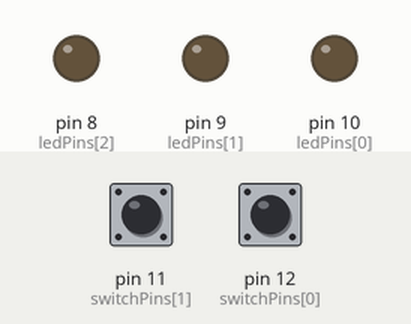
The sketch below on a simulated Arduino Uno, built with avr-gcc and run on an emulated ATmega328P. On the bench: output pins drawn as LEDs (lit = HIGH). Inputs (shaded band) come from the test bench; at power-on: pin 12 (switchPins[0]) LOW, pin 11 (switchPins[1]) LOW.

Above: at 1.2 s.
1.3 s: pin 12 (switchPins[0]) pulled HIGH for 0.15 s
At 1.6 s:
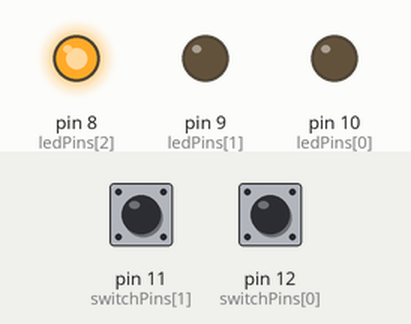
2.9 s: pin 12 (switchPins[0]) pulled HIGH for 1 s
At 4.1 s:
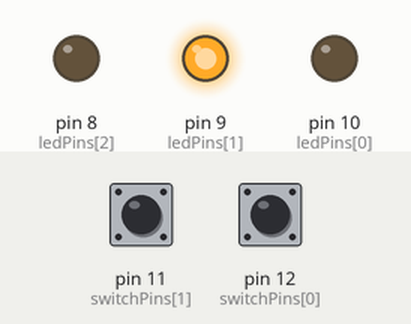
5.4 s: pin 12 (switchPins[0]) pulled HIGH for 0.15 s
At 5.9 s:
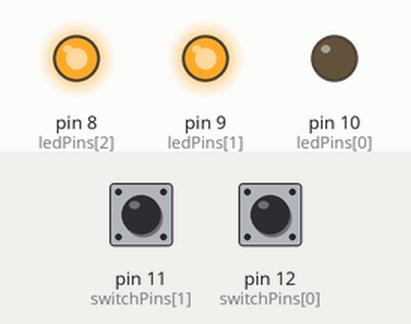
7.0 s: pin 12 (switchPins[0]) pulled HIGH for 3.2 s
At 8.3 s:
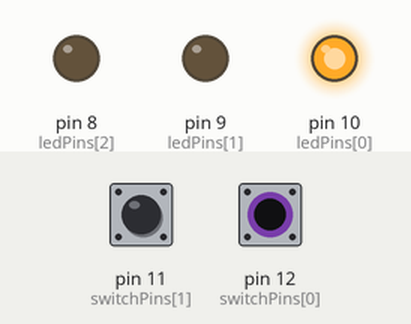
11.7 s: pin 12 (switchPins[0]) pulled HIGH for 0.15 s
At 12.9 s:
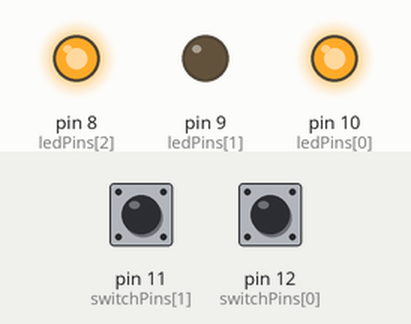
13.3 s: pin 12 (switchPins[0]) pulled HIGH for 1 s
At 14.3 s:
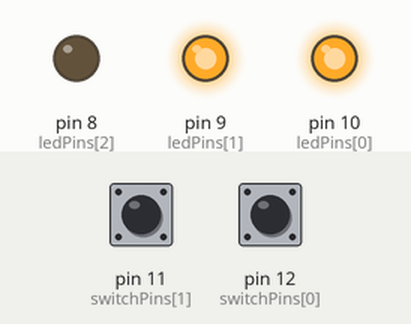
Timing chart, 0 to 16.3 s (numbered marks = the images above; inputs shaded):
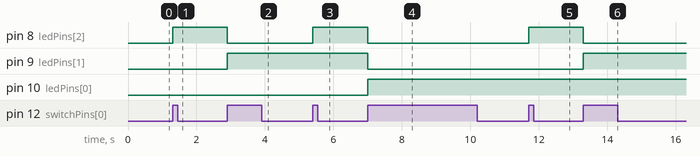

Measured:
- after the input at 1.3 s, pin 8 (ledPins[2]): LOW → HIGH at once
- after the input at 2.9 s, pin 8 (ledPins[2]): HIGH → LOW at once; pin 9 (ledPins[1]): LOW → HIGH at once
- after the input at 5.4 s, pin 8 (ledPins[2]): LOW → HIGH at once
- after the input at 7.0 s, pin 8 (ledPins[2]), pin 9 (ledPins[1]): HIGH → LOW at once; pin 10 (ledPins[0]): LOW → HIGH at once
- after the input at 11.7 s, pin 8 (ledPins[2]): LOW → HIGH at once
- after the input at 13.3 s, pin 8 (ledPins[2]): HIGH → LOW at once; pin 9 (ledPins[1]): LOW → HIGH at once

The sketch:

rmagd2-Lab-02.ino
```cpp
/* rmagd2-Lab-02.ino */
/* ---------------------------------------------------------------------------------------
 >> Assignment details and provided code are created and owned by Patrick Troy.
 >> University of Illinois Chicago - CS 362, Spring 2024
 >> --------------------------------------------------------------------------------------
 >> File   : rmagd2-Lab-02.ino :: Lab 2 - Three Bit Counter
 >> Course : CS 362 (47019), SP24
 >> Author : Ryan Magdaleno
 >> UIN/nID: 668523658 (rmagd2)
 >> System : Windows 10 w/ Mingw-w64
 >> TA     : Yousef
 - -                             - -
 >> No References used ::
 - -                             - -
 >> File overview ::
 >> This program controls 3 LEDs and a switch. If the increment button (left) is
 >> pressed, then the internal binary number increments by 1. Same occurs with the
 >> decrement switch. Everytime the switch state/binary number is changed, the LEDs
 >> get the new internal binary number to. The switch being held down will not change
 >> the binary number. This program handles debouncing by only checking the state
 >> of the switches every 20ms.
--------------------------------------------------------------------------------------- */
// Global variables ::
const byte ledPins[] = {10, 9, 8}, switchPins[] = {12, 11};
unsigned long lastTime = millis(), curTime;
byte curState = 0, lastState = 0, bNum = 0;
const byte debounceDelay = 20;


// Set correct digital pins to OUTPUT/INPUT mode ::
void setup()
{
    for (const byte& pin : switchPins) { pinMode(pin, INPUT ); }
    for (const byte& pin : ledPins)    { pinMode(pin, OUTPUT); }
}


// Main Arduino loop ::
void loop()
{
    // Only check state every 20ms, avoids switch bouncing ::
    curTime = millis();
    if   (curTime - lastTime < debounceDelay) { return; }
    else { lastTime = curTime, lastState = curState; }

    // Retrieve current state or reset to 0 if nothing is pressed ::
    if      (digitalRead(switchPins[0])) { curState = 1; }
    else if (digitalRead(switchPins[1])) { curState = 2; }
    else    { curState = 0, lastState = 0; }

    // Holding down doesn't increment/decrement ::
    if      (lastState) { return; }

    // Increment/decrement stored binary number ::
    if      (curState == 1 && bNum < 7) { bNum++; }
    else if (curState == 2 && bNum > 0) { bNum--; }
    else                                { return; }

    // Using binary masking, write binary number to LEDs ::
    for (int i = 2, j = 1; i >= 0; --i) {
        digitalWrite(ledPins[i], bNum & j);
        j <<= 1;
    }
}
```
